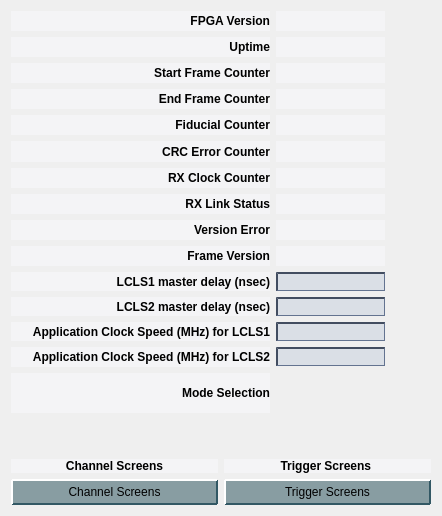
<?xml version="1.0" encoding="UTF-8"?>
<ui version="4.0">
 <class>Form</class>
 <widget class="QWidget" name="Form">
  <property name="geometry">
   <rect>
    <x>0</x>
    <y>0</y>
    <width>442</width>
    <height>516</height>
   </rect>
  </property>
  <property name="windowTitle">
   <string>Form</string>
  </property>
  <property name="styleSheet">
   <string notr="true">/* Background color of popup-list.*/ 
QComboBox QListView{
    background-color:white;
    border:1px solid gray;
}
/* Needed to complete the rule set. */
QComboBox::item:alternate {
    background: white;
}
/* Color of the selected list item. */
QComboBox::item:selected {
    border: 1px solid transparent;
    background: #d1ede1;
}
/* Indicator will shine through the label text if you don't make it hidden. */
QComboBox::indicator{
    background-color:transparent;
    selection-background-color:transparent;
    color:transparent;
    selection-color:transparent;
}

QFrame{
  background-color: rgb(244,244,246)
}

QPushButton {
    background-color: rgb(136,157,162);
    border-color: rgb(212,228,233) rgb(50,88,100) rgb(50,88,100) rgb(212,228,233);
    border-style: outset;
    border-radius: 1px;
    border-width: 2px; 
    padding: 4px;
}
QPushButton:hover {
   background-color: rgb(106,127,132);
}
QPushButton:pressed {
    background-color: rgb(208,229,232);
    border-style: inset;
    border-width: 2px;
	border-color: rgb(50,88,100) rgb(212,228,233) rgb(212,228,233) rgb(50,88,100);
}
QPushButton:checked{
    background-color: rgb(208,229,232);
    border-style: inset;
    border-width: 2px;
	border-color:  rgb(112,134,142) rgb(229,233,235) rgb(239,233,235) rgb(112,134,142);
}
QLineEdit {
  background-color: rgb(218,223,230);
  border-color: rgb(66,77,96);
  border-style: inset;
  border-width: 2px 1px 1px 2px;
}
QLineEdit:hover {
 background-color: rgb(198,203,210)
}
PyDMLabel {
  background-color: rgb(189,197,205);
}

 QTabWidget::pane {
    border: 1px solid black;
    background: white;
}

QTabWidget::tab-bar:top {
    top: 1px;
}

QTabWidget::tab-bar:bottom {
    bottom: 1px;
}

QTabWidget::tab-bar:left {
    right: 1px;
}

QTabWidget::tab-bar:right {
    left: 1px;
}

QTabBar::tab {
    border: 1px solid black;
}

QTabBar::tab:selected {
    background: rgb(220,229,236);
}

QTabBar::tab:!selected {
    background: rgb(132,165,190);
}

QTabBar::tab:!selected:hover {
    background: rgb(120,153,178);
}

QTabBar::tab:top:!selected {
    margin-top: 3px;
}

QTabBar::tab:bottom:!selected {
    margin-bottom: 3px;
}

QTabBar::tab:top, QTabBar::tab:bottom {
    min-width: 6ex;
    margin-right: -1px;
    padding: 4px 8px 4px 8px;
	border-radius: 2px;
}

QTabBar::tab:top:selected {
    border-bottom-color: none;
}

QTabBar::tab:bottom:selected {
    border-top-color: none;
}

QTabBar::tab:top:last, QTabBar::tab:bottom:last,
QTabBar::tab:top:only-one, QTabBar::tab:bottom:only-one {
    margin-right: 0;
}

QTabBar::tab:left:!selected {
    margin-right: 3px;
}

QTabBar::tab:right:!selected {
    margin-left: 3px;
}

QTabBar::tab:left, QTabBar::tab:right {
    min-height: 6ex;
    margin-bottom: -1px;
    padding: 8px 5px 8px 5px;
	border-radius: 2px;
}

QTabBar::tab:left:selected {
    border-left-color: none;
}

QTabBar::tab:right:selected {
    border-right-color: none;
}

QTabBar::tab:left:last, QTabBar::tab:right:last,
QTabBar::tab:left:only-one, QTabBar::tab:right:only-one {
    margin-bottom: 0;
}</string>
  </property>
  <layout class="QHBoxLayout" name="horizontalLayout">
   <item>
    <layout class="QGridLayout" name="gridLayout">
     <item row="1" column="1">
      <widget class="QLabel" name="label_2">
       <property name="sizePolicy">
        <sizepolicy hsizetype="Preferred" vsizetype="Preferred">
         <horstretch>1</horstretch>
         <verstretch>1</verstretch>
        </sizepolicy>
       </property>
       <property name="font">
        <font>
         <weight>75</weight>
         <bold>true</bold>
        </font>
       </property>
       <property name="text">
        <string>Uptime</string>
       </property>
       <property name="alignment">
        <set>Qt::AlignRight|Qt::AlignTrailing|Qt::AlignVCenter</set>
       </property>
      </widget>
     </item>
     <item row="8" column="1">
      <widget class="QLabel" name="label_9">
       <property name="sizePolicy">
        <sizepolicy hsizetype="Preferred" vsizetype="Preferred">
         <horstretch>1</horstretch>
         <verstretch>1</verstretch>
        </sizepolicy>
       </property>
       <property name="font">
        <font>
         <weight>75</weight>
         <bold>true</bold>
        </font>
       </property>
       <property name="text">
        <string>Version Error</string>
       </property>
       <property name="alignment">
        <set>Qt::AlignRight|Qt::AlignTrailing|Qt::AlignVCenter</set>
       </property>
      </widget>
     </item>
     <item row="5" column="2">
      <widget class="PyDMLabel" name="PyDMLabel_6">
       <property name="toolTip">
        <string/>
       </property>
       <property name="alignment">
        <set>Qt::AlignCenter</set>
       </property>
       <property name="channel" stdset="0">
        <string>ca://TPR:${LOCA}:${IOC_UNIT}:${INST}:CRCERRCNT</string>
       </property>
      </widget>
     </item>
     <item row="9" column="1">
      <widget class="QLabel" name="label_10">
       <property name="sizePolicy">
        <sizepolicy hsizetype="Preferred" vsizetype="Preferred">
         <horstretch>1</horstretch>
         <verstretch>1</verstretch>
        </sizepolicy>
       </property>
       <property name="font">
        <font>
         <weight>75</weight>
         <bold>true</bold>
        </font>
       </property>
       <property name="text">
        <string>Frame Version</string>
       </property>
       <property name="alignment">
        <set>Qt::AlignRight|Qt::AlignTrailing|Qt::AlignVCenter</set>
       </property>
      </widget>
     </item>
     <item row="8" column="2">
      <widget class="PyDMLabel" name="PyDMLabel_9">
       <property name="toolTip">
        <string/>
       </property>
       <property name="alignment">
        <set>Qt::AlignCenter</set>
       </property>
       <property name="channel" stdset="0">
        <string>ca://TPR:${LOCA}:${IOC_UNIT}:${INST}:VERERR</string>
       </property>
      </widget>
     </item>
     <item row="14" column="1">
      <widget class="QLabel" name="label_15">
       <property name="sizePolicy">
        <sizepolicy hsizetype="Preferred" vsizetype="Preferred">
         <horstretch>1</horstretch>
         <verstretch>1</verstretch>
        </sizepolicy>
       </property>
       <property name="font">
        <font>
         <weight>75</weight>
         <bold>true</bold>
        </font>
       </property>
       <property name="text">
        <string>Mode Selection</string>
       </property>
       <property name="alignment">
        <set>Qt::AlignRight|Qt::AlignTrailing|Qt::AlignVCenter</set>
       </property>
      </widget>
     </item>
     <item row="14" column="2" colspan="2">
      <widget class="PyDMEnumButton" name="PyDMEnumButton">
       <property name="sizePolicy">
        <sizepolicy hsizetype="Preferred" vsizetype="Maximum">
         <horstretch>0</horstretch>
         <verstretch>0</verstretch>
        </sizepolicy>
       </property>
       <property name="minimumSize">
        <size>
         <width>0</width>
         <height>40</height>
        </size>
       </property>
       <property name="toolTip">
        <string/>
       </property>
       <property name="styleSheet">
        <string notr="true">QPushButton{font: 8px;}</string>
       </property>
       <property name="channel" stdset="0">
        <string>ca://TPR:${LOCA}:${IOC_UNIT}:${INST}:MODE</string>
       </property>
       <property name="orientation" stdset="0">
        <enum>Qt::Horizontal</enum>
       </property>
       <property name="marginTop" stdset="0">
        <number>0</number>
       </property>
       <property name="marginBottom" stdset="0">
        <number>0</number>
       </property>
       <property name="marginLeft" stdset="0">
        <number>0</number>
       </property>
       <property name="marginRight" stdset="0">
        <number>0</number>
       </property>
       <property name="horizontalSpacing" stdset="0">
        <number>0</number>
       </property>
       <property name="verticalSpacing" stdset="0">
        <number>0</number>
       </property>
      </widget>
     </item>
     <item row="1" column="2">
      <widget class="PyDMLabel" name="PyDMLabel_2">
       <property name="toolTip">
        <string/>
       </property>
       <property name="alignment">
        <set>Qt::AlignCenter</set>
       </property>
       <property name="channel" stdset="0">
        <string>ca://TPR:${LOCA}:${IOC_UNIT}:${INST}:UPTIME</string>
       </property>
      </widget>
     </item>
     <item row="11" column="2">
      <widget class="PyDMLineEdit" name="PyDMLineEdit_2">
       <property name="toolTip">
        <string/>
       </property>
       <property name="alignment">
        <set>Qt::AlignCenter</set>
       </property>
       <property name="channel" stdset="0">
        <string>ca://TPR:${LOCA}:${IOC_UNIT}:${INST}:MSGDLY</string>
       </property>
      </widget>
     </item>
     <item row="5" column="1">
      <widget class="QLabel" name="label_6">
       <property name="sizePolicy">
        <sizepolicy hsizetype="Preferred" vsizetype="Preferred">
         <horstretch>1</horstretch>
         <verstretch>1</verstretch>
        </sizepolicy>
       </property>
       <property name="font">
        <font>
         <weight>75</weight>
         <bold>true</bold>
        </font>
       </property>
       <property name="text">
        <string>CRC Error Counter</string>
       </property>
       <property name="alignment">
        <set>Qt::AlignRight|Qt::AlignTrailing|Qt::AlignVCenter</set>
       </property>
      </widget>
     </item>
     <item row="4" column="2">
      <widget class="PyDMLabel" name="PyDMLabel_5">
       <property name="toolTip">
        <string/>
       </property>
       <property name="alignment">
        <set>Qt::AlignCenter</set>
       </property>
       <property name="channel" stdset="0">
        <string>ca://TPR:${LOCA}:${IOC_UNIT}:${INST}:FIDCNT</string>
       </property>
      </widget>
     </item>
     <item row="2" column="2">
      <widget class="PyDMLabel" name="PyDMLabel_3">
       <property name="toolTip">
        <string/>
       </property>
       <property name="alignment">
        <set>Qt::AlignCenter</set>
       </property>
       <property name="channel" stdset="0">
        <string>ca://TPR:${LOCA}:${IOC_UNIT}:${INST}:SOFCNT</string>
       </property>
      </widget>
     </item>
     <item row="10" column="1">
      <widget class="QLabel" name="label_11">
       <property name="sizePolicy">
        <sizepolicy hsizetype="Preferred" vsizetype="Preferred">
         <horstretch>1</horstretch>
         <verstretch>1</verstretch>
        </sizepolicy>
       </property>
       <property name="font">
        <font>
         <weight>75</weight>
         <bold>true</bold>
        </font>
       </property>
       <property name="text">
        <string>LCLS1 master delay (nsec)</string>
       </property>
       <property name="alignment">
        <set>Qt::AlignRight|Qt::AlignTrailing|Qt::AlignVCenter</set>
       </property>
      </widget>
     </item>
     <item row="7" column="1">
      <widget class="QLabel" name="label_8">
       <property name="sizePolicy">
        <sizepolicy hsizetype="Preferred" vsizetype="Preferred">
         <horstretch>1</horstretch>
         <verstretch>1</verstretch>
        </sizepolicy>
       </property>
       <property name="font">
        <font>
         <weight>75</weight>
         <bold>true</bold>
        </font>
       </property>
       <property name="text">
        <string>RX Link Status</string>
       </property>
       <property name="alignment">
        <set>Qt::AlignRight|Qt::AlignTrailing|Qt::AlignVCenter</set>
       </property>
      </widget>
     </item>
     <item row="12" column="1">
      <widget class="QLabel" name="label_12">
       <property name="sizePolicy">
        <sizepolicy hsizetype="Preferred" vsizetype="Preferred">
         <horstretch>1</horstretch>
         <verstretch>1</verstretch>
        </sizepolicy>
       </property>
       <property name="font">
        <font>
         <weight>75</weight>
         <bold>true</bold>
        </font>
       </property>
       <property name="text">
        <string>Application Clock Speed (MHz) for LCLS1</string>
       </property>
       <property name="alignment">
        <set>Qt::AlignRight|Qt::AlignTrailing|Qt::AlignVCenter</set>
       </property>
      </widget>
     </item>
     <item row="15" column="2">
      <spacer name="verticalSpacer_2">
       <property name="orientation">
        <enum>Qt::Vertical</enum>
       </property>
       <property name="sizeType">
        <enum>QSizePolicy::MinimumExpanding</enum>
       </property>
       <property name="sizeHint" stdset="0">
        <size>
         <width>20</width>
         <height>40</height>
        </size>
       </property>
      </spacer>
     </item>
     <item row="0" column="2">
      <widget class="PyDMLabel" name="PyDMLabel">
       <property name="toolTip">
        <string/>
       </property>
       <property name="alignment">
        <set>Qt::AlignCenter</set>
       </property>
       <property name="channel" stdset="0">
        <string>ca://TPR:${LOCA}:${IOC_UNIT}:${INST}:FPGAVER</string>
       </property>
       <property name="displayFormat" stdset="0">
        <enum>PyDMLabel::Hex</enum>
       </property>
      </widget>
     </item>
     <item row="11" column="1">
      <widget class="QLabel" name="label_13">
       <property name="sizePolicy">
        <sizepolicy hsizetype="Preferred" vsizetype="Preferred">
         <horstretch>1</horstretch>
         <verstretch>1</verstretch>
        </sizepolicy>
       </property>
       <property name="font">
        <font>
         <weight>75</weight>
         <bold>true</bold>
        </font>
       </property>
       <property name="text">
        <string>LCLS2 master delay (nsec)</string>
       </property>
       <property name="alignment">
        <set>Qt::AlignRight|Qt::AlignTrailing|Qt::AlignVCenter</set>
       </property>
      </widget>
     </item>
     <item row="13" column="1">
      <widget class="QLabel" name="label_14">
       <property name="sizePolicy">
        <sizepolicy hsizetype="Preferred" vsizetype="Preferred">
         <horstretch>1</horstretch>
         <verstretch>1</verstretch>
        </sizepolicy>
       </property>
       <property name="font">
        <font>
         <weight>75</weight>
         <bold>true</bold>
        </font>
       </property>
       <property name="text">
        <string>Application Clock Speed (MHz) for LCLS2</string>
       </property>
       <property name="alignment">
        <set>Qt::AlignRight|Qt::AlignTrailing|Qt::AlignVCenter</set>
       </property>
      </widget>
     </item>
     <item row="12" column="2">
      <widget class="PyDMLineEdit" name="PyDMLineEdit_3">
       <property name="toolTip">
        <string/>
       </property>
       <property name="alignment">
        <set>Qt::AlignCenter</set>
       </property>
       <property name="channel" stdset="0">
        <string>ca://TPR:${LOCA}:${IOC_UNIT}:${INST}:SYS0_CLK</string>
       </property>
      </widget>
     </item>
     <item row="4" column="1">
      <widget class="QLabel" name="label_5">
       <property name="sizePolicy">
        <sizepolicy hsizetype="Preferred" vsizetype="Preferred">
         <horstretch>1</horstretch>
         <verstretch>1</verstretch>
        </sizepolicy>
       </property>
       <property name="font">
        <font>
         <weight>75</weight>
         <bold>true</bold>
        </font>
       </property>
       <property name="text">
        <string>Fiducial Counter</string>
       </property>
       <property name="alignment">
        <set>Qt::AlignRight|Qt::AlignTrailing|Qt::AlignVCenter</set>
       </property>
      </widget>
     </item>
     <item row="6" column="2">
      <widget class="PyDMLabel" name="PyDMLabel_7">
       <property name="toolTip">
        <string/>
       </property>
       <property name="alignment">
        <set>Qt::AlignCenter</set>
       </property>
       <property name="channel" stdset="0">
        <string>ca://TPR:${LOCA}:${IOC_UNIT}:${INST}:RXCLKCNT</string>
       </property>
      </widget>
     </item>
     <item row="3" column="2">
      <widget class="PyDMLabel" name="PyDMLabel_4">
       <property name="toolTip">
        <string/>
       </property>
       <property name="alignment">
        <set>Qt::AlignCenter</set>
       </property>
       <property name="channel" stdset="0">
        <string>ca://TPR:${LOCA}:${IOC_UNIT}:${INST}:MSGDLY</string>
       </property>
      </widget>
     </item>
     <item row="10" column="2">
      <widget class="PyDMLineEdit" name="PyDMLineEdit">
       <property name="toolTip">
        <string/>
       </property>
       <property name="alignment">
        <set>Qt::AlignCenter</set>
       </property>
       <property name="channel" stdset="0">
        <string>ca://TPR:${LOCA}:${IOC_UNIT}:${INST}:TREF</string>
       </property>
      </widget>
     </item>
     <item row="7" column="2">
      <widget class="PyDMLabel" name="PyDMLabel_8">
       <property name="toolTip">
        <string/>
       </property>
       <property name="alignment">
        <set>Qt::AlignCenter</set>
       </property>
       <property name="channel" stdset="0">
        <string>ca://TPR:${LOCA}:${IOC_UNIT}:${INST}:RXLNKSTATUS</string>
       </property>
      </widget>
     </item>
     <item row="0" column="1">
      <widget class="QLabel" name="label">
       <property name="sizePolicy">
        <sizepolicy hsizetype="Preferred" vsizetype="Preferred">
         <horstretch>1</horstretch>
         <verstretch>1</verstretch>
        </sizepolicy>
       </property>
       <property name="font">
        <font>
         <weight>75</weight>
         <bold>true</bold>
        </font>
       </property>
       <property name="text">
        <string>FPGA Version</string>
       </property>
       <property name="alignment">
        <set>Qt::AlignRight|Qt::AlignTrailing|Qt::AlignVCenter</set>
       </property>
      </widget>
     </item>
     <item row="6" column="1">
      <widget class="QLabel" name="label_7">
       <property name="sizePolicy">
        <sizepolicy hsizetype="Preferred" vsizetype="Preferred">
         <horstretch>1</horstretch>
         <verstretch>1</verstretch>
        </sizepolicy>
       </property>
       <property name="font">
        <font>
         <weight>75</weight>
         <bold>true</bold>
        </font>
       </property>
       <property name="text">
        <string>RX Clock Counter</string>
       </property>
       <property name="alignment">
        <set>Qt::AlignRight|Qt::AlignTrailing|Qt::AlignVCenter</set>
       </property>
      </widget>
     </item>
     <item row="13" column="3">
      <spacer name="horizontalSpacer">
       <property name="orientation">
        <enum>Qt::Horizontal</enum>
       </property>
       <property name="sizeHint" stdset="0">
        <size>
         <width>40</width>
         <height>20</height>
        </size>
       </property>
      </spacer>
     </item>
     <item row="13" column="2">
      <widget class="PyDMLineEdit" name="PyDMLineEdit_4">
       <property name="toolTip">
        <string/>
       </property>
       <property name="alignment">
        <set>Qt::AlignCenter</set>
       </property>
       <property name="channel" stdset="0">
        <string>ca://TPR:${LOCA}:${IOC_UNIT}:${INST}:SYS2_CLK</string>
       </property>
      </widget>
     </item>
     <item row="9" column="2">
      <widget class="PyDMLabel" name="PyDMLabel_10">
       <property name="toolTip">
        <string/>
       </property>
       <property name="alignment">
        <set>Qt::AlignCenter</set>
       </property>
       <property name="channel" stdset="0">
        <string>ca://TPR:${LOCA}:${IOC_UNIT}:${INST}:FRAMEVER</string>
       </property>
      </widget>
     </item>
     <item row="3" column="1">
      <widget class="QLabel" name="label_4">
       <property name="sizePolicy">
        <sizepolicy hsizetype="Preferred" vsizetype="Preferred">
         <horstretch>1</horstretch>
         <verstretch>1</verstretch>
        </sizepolicy>
       </property>
       <property name="font">
        <font>
         <weight>75</weight>
         <bold>true</bold>
        </font>
       </property>
       <property name="text">
        <string>End Frame Counter</string>
       </property>
       <property name="alignment">
        <set>Qt::AlignRight|Qt::AlignTrailing|Qt::AlignVCenter</set>
       </property>
      </widget>
     </item>
     <item row="2" column="1">
      <widget class="QLabel" name="label_3">
       <property name="sizePolicy">
        <sizepolicy hsizetype="Preferred" vsizetype="Preferred">
         <horstretch>1</horstretch>
         <verstretch>1</verstretch>
        </sizepolicy>
       </property>
       <property name="font">
        <font>
         <weight>75</weight>
         <bold>true</bold>
        </font>
       </property>
       <property name="text">
        <string>Start Frame Counter</string>
       </property>
       <property name="alignment">
        <set>Qt::AlignRight|Qt::AlignTrailing|Qt::AlignVCenter</set>
       </property>
      </widget>
     </item>
     <item row="17" column="1" colspan="3">
      <layout class="QGridLayout" name="gridLayout_2">
       <item row="1" column="0">
        <widget class="PyDMRelatedDisplayButton" name="PyDMRelatedDisplayButton">
         <property name="sizePolicy">
          <sizepolicy hsizetype="Preferred" vsizetype="Fixed">
           <horstretch>0</horstretch>
           <verstretch>0</verstretch>
          </sizepolicy>
         </property>
         <property name="minimumSize">
          <size>
           <width>0</width>
           <height>0</height>
          </size>
         </property>
         <property name="toolTip">
          <string/>
         </property>
         <property name="text">
          <string>Channel Screens</string>
         </property>
         <property name="filenames" stdset="0">
          <stringlist>
           <string>tpr_channel_screen.ui</string>
           <string>tpr_channel_screen.ui</string>
           <string>tpr_channel_screen.ui</string>
           <string>tpr_channel_screen.ui</string>
           <string>tpr_channel_screen.ui</string>
           <string>tpr_channel_screen.ui</string>
           <string>tpr_channel_screen.ui</string>
           <string>tpr_channel_screen.ui</string>
           <string>tpr_channel_screen.ui</string>
           <string>tpr_channel_screen.ui</string>
           <string>tpr_channel_screen.ui</string>
           <string>tpr_channel_screen.ui</string>
           <string>tpr_channel_screen.ui</string>
           <string>tpr_channel_screen.ui</string>
           <string>tpr_channel_screen.ui</string>
           <string>tpr_channel_screen.ui</string>
           <string></string>
          </stringlist>
         </property>
         <property name="titles" stdset="0">
          <stringlist>
           <string>Channel 00</string>
           <string>Channel 01</string>
           <string>Channel 02</string>
           <string>Channel 03</string>
           <string>Channel 04</string>
           <string>Channel 05</string>
           <string>Channel 06</string>
           <string>Channel 07</string>
           <string>Channel 08</string>
           <string>Channel 09</string>
           <string>Channel 10</string>
           <string>Channel 11</string>
           <string>Channel 12</string>
           <string>Channel 13</string>
           <string>Channel 14</string>
           <string>Channel 15</string>
           <string></string>
          </stringlist>
         </property>
         <property name="macros" stdset="0">
          <stringlist>
           <string>{&quot;NN&quot;:&quot;00&quot;}</string>
           <string>{&quot;NN&quot;:&quot;01&quot;}</string>
           <string>{&quot;NN&quot;:&quot;02&quot;}</string>
           <string>{&quot;NN&quot;:&quot;03&quot;}</string>
           <string>{&quot;NN&quot;:&quot;04&quot;}</string>
           <string>{&quot;NN&quot;:&quot;05&quot;}</string>
           <string>{&quot;NN&quot;:&quot;06&quot;}</string>
           <string>{&quot;NN&quot;:&quot;07&quot;}</string>
           <string>{&quot;NN&quot;:&quot;08&quot;}</string>
           <string>{&quot;NN&quot;:&quot;09&quot;}</string>
           <string>{&quot;NN&quot;:&quot;10&quot;}</string>
           <string>{&quot;NN&quot;:&quot;11&quot;}</string>
           <string>{&quot;NN&quot;:&quot;12&quot;}</string>
           <string>{&quot;NN&quot;:&quot;13&quot;}</string>
           <string>{&quot;NN&quot;:&quot;14&quot;}</string>
           <string>{&quot;NN&quot;:&quot;15&quot;}</string>
          </stringlist>
         </property>
         <property name="openInNewWindow" stdset="0">
          <bool>true</bool>
         </property>
        </widget>
       </item>
       <item row="0" column="0">
        <widget class="QLabel" name="label_16">
         <property name="font">
          <font>
           <weight>75</weight>
           <bold>true</bold>
          </font>
         </property>
         <property name="text">
          <string>Channel Screens</string>
         </property>
         <property name="alignment">
          <set>Qt::AlignCenter</set>
         </property>
        </widget>
       </item>
       <item row="0" column="1">
        <widget class="QLabel" name="label_17">
         <property name="font">
          <font>
           <weight>75</weight>
           <bold>true</bold>
          </font>
         </property>
         <property name="text">
          <string>Trigger Screens </string>
         </property>
         <property name="alignment">
          <set>Qt::AlignCenter</set>
         </property>
        </widget>
       </item>
       <item row="1" column="1">
        <widget class="PyDMRelatedDisplayButton" name="PyDMRelatedDisplayButton_2">
         <property name="sizePolicy">
          <sizepolicy hsizetype="Preferred" vsizetype="Fixed">
           <horstretch>0</horstretch>
           <verstretch>0</verstretch>
          </sizepolicy>
         </property>
         <property name="minimumSize">
          <size>
           <width>0</width>
           <height>0</height>
          </size>
         </property>
         <property name="toolTip">
          <string/>
         </property>
         <property name="text">
          <string>Trigger Screens</string>
         </property>
         <property name="filenames" stdset="0">
          <stringlist>
           <string>tpr_trigger_screen.ui</string>
           <string>tpr_trigger_screen.ui</string>
           <string>tpr_trigger_screen.ui</string>
           <string>tpr_trigger_screen.ui</string>
           <string>tpr_trigger_screen.ui</string>
           <string>tpr_trigger_screen.ui</string>
           <string>tpr_trigger_screen.ui</string>
           <string>tpr_trigger_screen.ui</string>
           <string>tpr_trigger_screen.ui</string>
           <string>tpr_trigger_screen.ui</string>
           <string>tpr_trigger_screen.ui</string>
           <string>tpr_trigger_screen.ui</string>
           <string>tpr_trigger_screen.ui</string>
           <string>tpr_trigger_screen.ui</string>
           <string>tpr_trigger_screen.ui</string>
           <string>tpr_trigger_screen.ui</string>
          </stringlist>
         </property>
         <property name="titles" stdset="0">
          <stringlist>
           <string>Trigger 00</string>
           <string>Trigger 01</string>
           <string>Trigger 02</string>
           <string>Trigger 03</string>
           <string>Trigger 04</string>
           <string>Trigger 05</string>
           <string>Trigger 06</string>
           <string>Trigger 07</string>
           <string>Trigger 08</string>
           <string>Trigger 09</string>
           <string>Trigger 10</string>
           <string>Trigger 11</string>
           <string>Trigger 12</string>
           <string>Trigger 13</string>
           <string>Trigger 14</string>
           <string>Trigger 15</string>
          </stringlist>
         </property>
         <property name="macros" stdset="0">
          <stringlist>
           <string>{&quot;NN&quot;:&quot;00&quot;}</string>
           <string>{&quot;NN&quot;:&quot;01&quot;}</string>
           <string>{&quot;NN&quot;:&quot;02&quot;}</string>
           <string>{&quot;NN&quot;:&quot;03&quot;}</string>
           <string>{&quot;NN&quot;:&quot;04&quot;}</string>
           <string>{&quot;NN&quot;:&quot;05&quot;}</string>
           <string>{&quot;NN&quot;:&quot;06&quot;}</string>
           <string>{&quot;NN&quot;:&quot;07&quot;}</string>
           <string>{&quot;NN&quot;:&quot;08&quot;}</string>
           <string>{&quot;NN&quot;:&quot;09&quot;}</string>
           <string>{&quot;NN&quot;:&quot;10&quot;}</string>
           <string>{&quot;NN&quot;:&quot;11&quot;}</string>
           <string>{&quot;NN&quot;:&quot;12&quot;}</string>
           <string>{&quot;NN&quot;:&quot;13&quot;}</string>
           <string>{&quot;NN&quot;:&quot;14&quot;}</string>
           <string>{&quot;NN&quot;:&quot;15&quot;}</string>
          </stringlist>
         </property>
         <property name="openInNewWindow" stdset="0">
          <bool>true</bool>
         </property>
        </widget>
       </item>
      </layout>
     </item>
    </layout>
   </item>
  </layout>
 </widget>
 <customwidgets>
  <customwidget>
   <class>PyDMLabel</class>
   <extends>QLabel</extends>
   <header>pydm.widgets.label</header>
  </customwidget>
  <customwidget>
   <class>PyDMLineEdit</class>
   <extends>QLineEdit</extends>
   <header>pydm.widgets.line_edit</header>
  </customwidget>
  <customwidget>
   <class>PyDMEnumButton</class>
   <extends>QWidget</extends>
   <header>pydm.widgets.enum_button</header>
  </customwidget>
  <customwidget>
   <class>PyDMRelatedDisplayButton</class>
   <extends>QPushButton</extends>
   <header>pydm.widgets.related_display_button</header>
  </customwidget>
 </customwidgets>
 <resources/>
 <connections/>
</ui>
